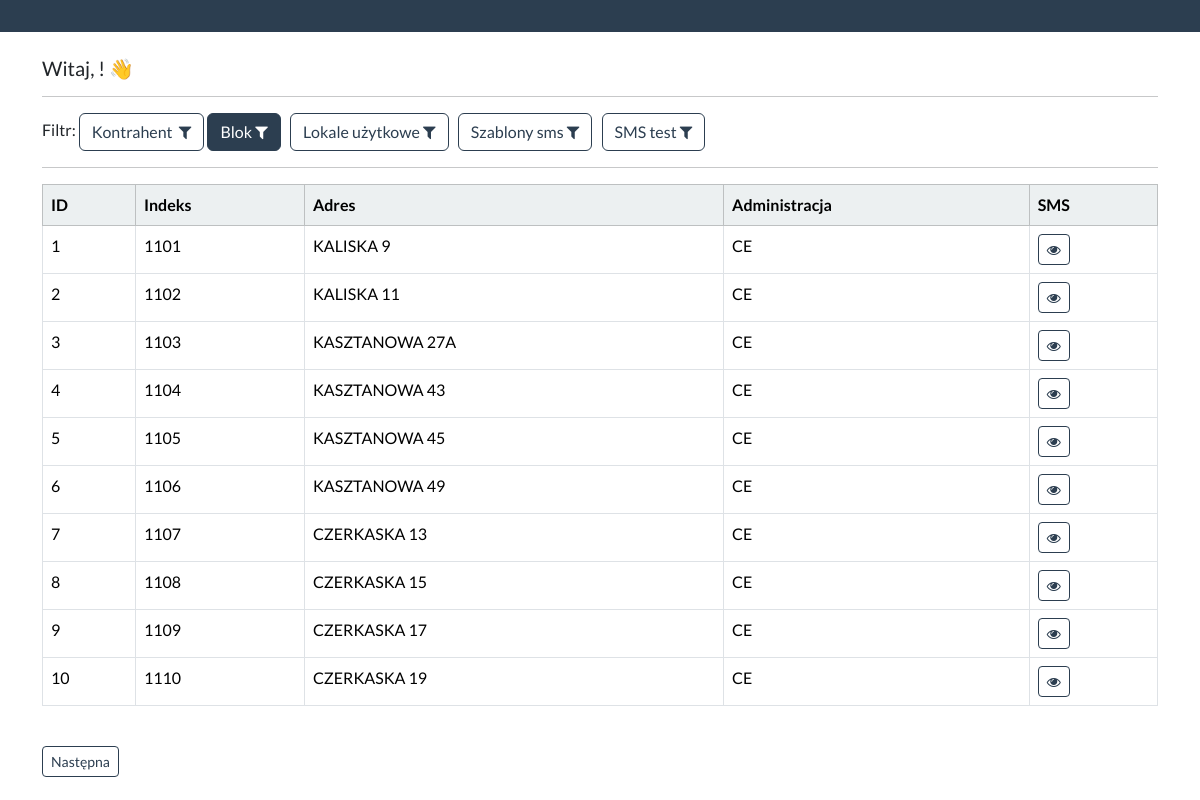
/sms/dashboard_sms_blok, run on the app's committed database.
### telefony/models.py (models this page shows)
class Blok(models.Model):
    data_utworzenia = models.CharField(max_length=15, blank=True)
    indeks_blok = models.CharField(max_length=7, blank=True)
    adres_blok = models.CharField(max_length=255, blank=True)
    osiedle_blok = models.CharField(max_length=3, blank=True)

### sms/views.py (the view)
# urls.py: path("dashboard_sms_blok", views.dashboard_sms_blok,
def dashboard_sms_blok(request):
	my_records = Blok.objects.all()
	p = Paginator(Blok.objects.all(), 10)
	page = request.GET.get("page")
	my_record = p.get_page(page)
	return render(request, "dashboard-sms-blok.html",
				  {"records": my_records, "my_record": my_record})

### sms/templates/dashboard-sms-blok.html (shortened to what this page needs)
{% extends 'base-sms-blok.html' %}
{% block content %}
    <h5> Witaj, {{ user.first_name }} {{ user.last_name }}! 👋 </h5>
    <hr>
    Filtr:
    <a class="btn btn-outline-primary" href="{% url 'dashboard-sms-kontrahent' %}">Kontrahent &nbsp;<i
            class="fa fa-filter"
            aria-hidden="true"></i> </a>
    <a class="btn btn-primary" href="{% url 'dashboard-sms-blok' %}">Blok&nbsp;<i
            class="fa fa-filter"
            aria-hidden="true"></i> </a>&nbsp;&nbsp;
    <a class="btn btn-outline-primary" href="{% url 'dashboard-sms-lu' %}">Lokale użytkowe&nbsp;<i
            class="fa fa-filter"
            aria-hidden="true"></i> </a>&nbsp;&nbsp;
    <a class="btn btn-outline-primary" href="{% url 'dashboard-szablony' %}">Szablony sms&nbsp;<i
            class="fa fa-filter"
            aria-hidden="true"></i> </a>&nbsp;&nbsp;
    <a class="btn btn-outline-primary" href="{% url 'sms-test' %}">SMS test&nbsp;<i
            class="fa fa-filter"
            aria-hidden="true"></i> </a>&nbsp;&nbsp;
    <hr>
    <table class="table  table-bordered" id="sample_data">
        <thead class="table-light">
        <tr>
            <th scope="col"> ID</th>
            <th scope="col"> Indeks</th>
            <th scope="col"> Adres</th>
            <th scope="col"> Administracja</th>
            <th scope="col"> SMS</th>
        </tr>
        </thead>
        <tbody>
        {% for record in my_record %}
            <tr>
                <td> {{ record.id }} </td>
                <td> {{ record.indeks_blok }} </td>
                <td> {{ record.adres_blok }} </td>
                <td> {{ record.osiedle_blok }} </td>
                <td><a class="btn btn-outline-primary btn-sm" href="{% url 'sms-view-blok' record.id %}">
                    <i class="fa fa-eye" aria-hidden="true"></i> </a></td>
            </tr>
        {% endfor %}
        </tbody>
    </table>
    <br>
    <nav aria-label="Page navigation example">
        <ul class="pagination">
            {% if my_record.has_next %}
                <a class="btn btn-outline-primary btn-sm" href="?page={{ my_record.next_page_number }}">Następna</a>
            {% endif %}
        </ul>
    </nav>
{% endblock %}

### data on the page
Blok: id "1", indeks_blok "1101", adres_blok "KALISKA 9", osiedle_blok "CE"
Blok: id "2", indeks_blok "1102", adres_blok "KALISKA 11", osiedle_blok "CE"
Blok: id "3", indeks_blok "1103", adres_blok "KASZTANOWA 27A", osiedle_blok "CE"
Blok: id "4", indeks_blok "1104", adres_blok "KASZTANOWA 43", osiedle_blok "CE"
Blok: id "5", indeks_blok "1105", adres_blok "KASZTANOWA 45", osiedle_blok "CE"
Blok: id "6", indeks_blok "1106", adres_blok "KASZTANOWA 49", osiedle_blok "CE"
Blok: id "7", indeks_blok "1107", adres_blok "CZERKASKA 13", osiedle_blok "CE"
Blok: id "8", indeks_blok "1108", adres_blok "CZERKASKA 15", osiedle_blok "CE"
Blok: id "9", indeks_blok "1109", adres_blok "CZERKASKA 17", osiedle_blok "CE"
Blok: id "10", indeks_blok "1110", adres_blok "CZERKASKA 19", osiedle_blok "CE"
